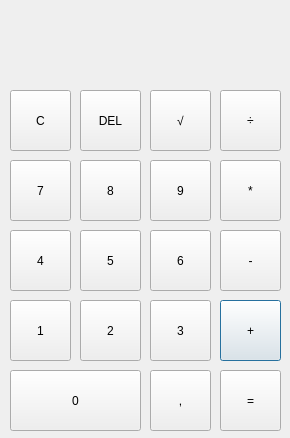
<?xml version="1.0" encoding="UTF-8"?>
<ui version="4.0">
 <class>Dialog</class>
 <widget class="QDialog" name="Dialog">
  <property name="geometry">
   <rect>
    <x>0</x>
    <y>0</y>
    <width>290</width>
    <height>438</height>
   </rect>
  </property>
  <property name="windowTitle">
   <string>Dialog</string>
  </property>
  <widget class="QPushButton" name="pushButton_13">
   <property name="geometry">
    <rect>
     <x>220</x>
     <y>300</y>
     <width>61</width>
     <height>61</height>
    </rect>
   </property>
   <property name="text">
    <string>+</string>
   </property>
  </widget>
  <widget class="QPushButton" name="pushButton_16">
   <property name="geometry">
    <rect>
     <x>150</x>
     <y>300</y>
     <width>61</width>
     <height>61</height>
    </rect>
   </property>
   <property name="text">
    <string>3</string>
   </property>
  </widget>
  <widget class="QPushButton" name="pushButton_9">
   <property name="geometry">
    <rect>
     <x>10</x>
     <y>230</y>
     <width>61</width>
     <height>61</height>
    </rect>
   </property>
   <property name="text">
    <string>4</string>
   </property>
  </widget>
  <widget class="QPushButton" name="pushButton_6">
   <property name="geometry">
    <rect>
     <x>220</x>
     <y>160</y>
     <width>61</width>
     <height>61</height>
    </rect>
   </property>
   <property name="text">
    <string>*</string>
   </property>
  </widget>
  <widget class="QLabel" name="label">
   <property name="geometry">
    <rect>
     <x>10</x>
     <y>10</y>
     <width>271</width>
     <height>71</height>
    </rect>
   </property>
   <property name="font">
    <font>
     <family>Adobe Heiti Std R</family>
     <pointsize>36</pointsize>
    </font>
   </property>
   <property name="layoutDirection">
    <enum>Qt::LeftToRight</enum>
   </property>
   <property name="autoFillBackground">
    <bool>false</bool>
   </property>
   <property name="text">
    <string/>
   </property>
   <property name="alignment">
    <set>Qt::AlignRight|Qt::AlignTrailing|Qt::AlignVCenter</set>
   </property>
  </widget>
  <widget class="QPushButton" name="pushButton_5">
   <property name="geometry">
    <rect>
     <x>10</x>
     <y>160</y>
     <width>61</width>
     <height>61</height>
    </rect>
   </property>
   <property name="text">
    <string>7</string>
   </property>
  </widget>
  <widget class="QPushButton" name="pushButton_12">
   <property name="geometry">
    <rect>
     <x>150</x>
     <y>230</y>
     <width>61</width>
     <height>61</height>
    </rect>
   </property>
   <property name="text">
    <string>6</string>
   </property>
  </widget>
  <widget class="QPushButton" name="pushButton_8">
   <property name="geometry">
    <rect>
     <x>150</x>
     <y>160</y>
     <width>61</width>
     <height>61</height>
    </rect>
   </property>
   <property name="text">
    <string>9</string>
   </property>
  </widget>
  <widget class="QPushButton" name="pushButton_11">
   <property name="geometry">
    <rect>
     <x>80</x>
     <y>230</y>
     <width>61</width>
     <height>61</height>
    </rect>
   </property>
   <property name="text">
    <string>5</string>
   </property>
  </widget>
  <widget class="QPushButton" name="pushButton_17">
   <property name="geometry">
    <rect>
     <x>220</x>
     <y>370</y>
     <width>61</width>
     <height>61</height>
    </rect>
   </property>
   <property name="text">
    <string>=</string>
   </property>
  </widget>
  <widget class="QPushButton" name="pushButton">
   <property name="geometry">
    <rect>
     <x>10</x>
     <y>90</y>
     <width>61</width>
     <height>61</height>
    </rect>
   </property>
   <property name="text">
    <string>C</string>
   </property>
  </widget>
  <widget class="QPushButton" name="pushButton_4">
   <property name="geometry">
    <rect>
     <x>220</x>
     <y>90</y>
     <width>61</width>
     <height>61</height>
    </rect>
   </property>
   <property name="text">
    <string>÷</string>
   </property>
  </widget>
  <widget class="QPushButton" name="pushButton_14">
   <property name="geometry">
    <rect>
     <x>80</x>
     <y>300</y>
     <width>61</width>
     <height>61</height>
    </rect>
   </property>
   <property name="text">
    <string>2</string>
   </property>
  </widget>
  <widget class="QPushButton" name="pushButton_15">
   <property name="geometry">
    <rect>
     <x>10</x>
     <y>300</y>
     <width>61</width>
     <height>61</height>
    </rect>
   </property>
   <property name="text">
    <string>1</string>
   </property>
  </widget>
  <widget class="QPushButton" name="pushButton_10">
   <property name="geometry">
    <rect>
     <x>220</x>
     <y>230</y>
     <width>61</width>
     <height>61</height>
    </rect>
   </property>
   <property name="text">
    <string>-</string>
   </property>
  </widget>
  <widget class="QPushButton" name="pushButton_3">
   <property name="geometry">
    <rect>
     <x>150</x>
     <y>90</y>
     <width>61</width>
     <height>61</height>
    </rect>
   </property>
   <property name="text">
    <string>√</string>
   </property>
  </widget>
  <widget class="QPushButton" name="pushButton_19">
   <property name="geometry">
    <rect>
     <x>150</x>
     <y>370</y>
     <width>61</width>
     <height>61</height>
    </rect>
   </property>
   <property name="text">
    <string>,</string>
   </property>
  </widget>
  <widget class="QPushButton" name="pushButton_7">
   <property name="geometry">
    <rect>
     <x>80</x>
     <y>160</y>
     <width>61</width>
     <height>61</height>
    </rect>
   </property>
   <property name="text">
    <string>8</string>
   </property>
  </widget>
  <widget class="QPushButton" name="pushButton_2">
   <property name="geometry">
    <rect>
     <x>80</x>
     <y>90</y>
     <width>61</width>
     <height>61</height>
    </rect>
   </property>
   <property name="text">
    <string>DEL</string>
   </property>
  </widget>
  <widget class="QPushButton" name="pushButton_18">
   <property name="geometry">
    <rect>
     <x>10</x>
     <y>370</y>
     <width>131</width>
     <height>61</height>
    </rect>
   </property>
   <property name="text">
    <string>0</string>
   </property>
  </widget>
 </widget>
 <resources/>
 <connections/>
</ui>
